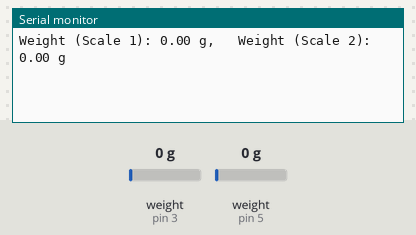
This sketch was run on a simulated Arduino Uno, built with avr-gcc and run on an emulated ATmega328P. Parts: the last lines printed to the serial monitor. Inputs (shaded band) come from the test bench; at power-on: weight on the scale (sensors on pin 3, pin 5) 0 g.

Above: at 3.2 s.
3.3 s: weight on the scale (sensor on pin 3) set to 100 g
At 5.6 s:
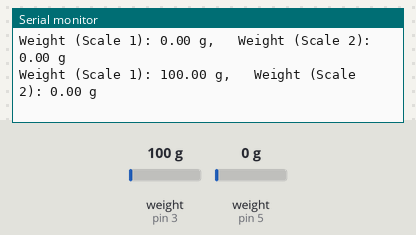
5.8 s: weight on the scale (sensor on pin 5) set to 100 g
At 7.7 s:
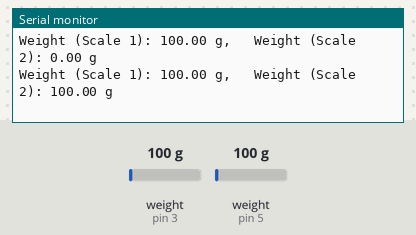
8.3 s: weight on the scale (sensor on pin 3) set to 1250 g
At 10.4 s:
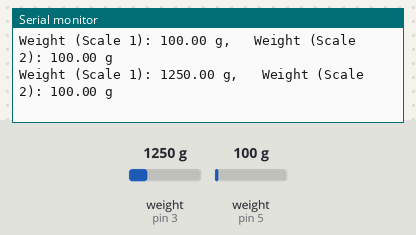
10.8 s: weight on the scale (sensor on pin 5) set to 1250 g
At 12.1 s:
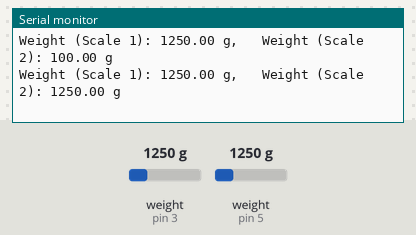
Timing chart, 0 to 13.8 s (numbered marks = the images above; inputs shaded):
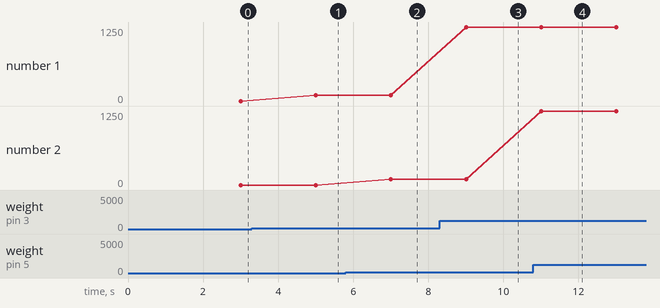

The sketch:

202412111739.ino
```cpp
/*
 *  Digital Weighing Scale with Load Cell
 *  Compatible with Updated HX711 Library
 */

#include "HX711.h"  // You must have this library in your Arduino library folder

// Wiring definition for the first Load Cell
#define DOUT  3
#define SCK   2

// Wiring definition for the second Load Cell (adjust according to your setup)
#define DOUT2 5
#define SCK2  4

HX711 scale;    // HX711 instance for the first load cell
HX711 scale2;   // HX711 instance for the second load cell

float calibration_factor = -22.3;    // Calibration factor for the first load cell
float calibration_factor2 = 30;   // Calibration factor for the second load cell
float units;
float units2;  // Stores the measurement from the second load cell

void setup() {
  Serial.begin(9600);

  // Initialize the first load cell module
  scale.begin(DOUT, SCK); // Use begin() method to initialize with given pins
  scale.set_scale(calibration_factor); // Set the calibration factor
  scale.tare(); // Reset the scale to zero

  // Initialize the second load cell module
  scale2.begin(DOUT2, SCK2);
  scale2.set_scale(calibration_factor2);
  scale2.tare(); // Reset the second scale to zero
}

void loop() {
  // Get the weight reading from the first scale
  units = scale.get_units(5); // Average of 5 readings for stability
  if (units < 0) {
    units = -units; // Prevent negative weights
  }
  if (units < 100) {
    units = 0; // Prevent negative weights
  }

  // Get the weight reading from the second scale
  units2 = scale2.get_units(5);
  if (units2 < 0) {
    units2 = -units2; // Prevent negative weights
  }
  if (units2 < 100) {
    units2 = 0; // Prevent negative weights
  }

  // Print both weights to the Serial Monitor
  Serial.print("Weight (Scale 1): ");
  Serial.print(units, 2); // Display weight with 2 decimal places
  Serial.print(" g,   Weight (Scale 2): ");
  Serial.print(units2, 2);
  Serial.println(" g");

  delay(1000); // Slight delay for stability
}
```

Measured:
- after the input at 3.3 s, the serial monitor: prints a new line after 1.7 s (image 1)
- after the input at 5.8 s, the serial monitor: prints a new line after 1.2 s (image 2)
- after the input at 8.3 s, the serial monitor: prints a new line after 0.71 s (image 3)
- after the input at 10.8 s, the serial monitor: prints a new line after 0.21 s (image 4)
- plotted number 1: 0 → 100 after the input at 3.3 s, 100 → 1250 after the input at 8.3 s
